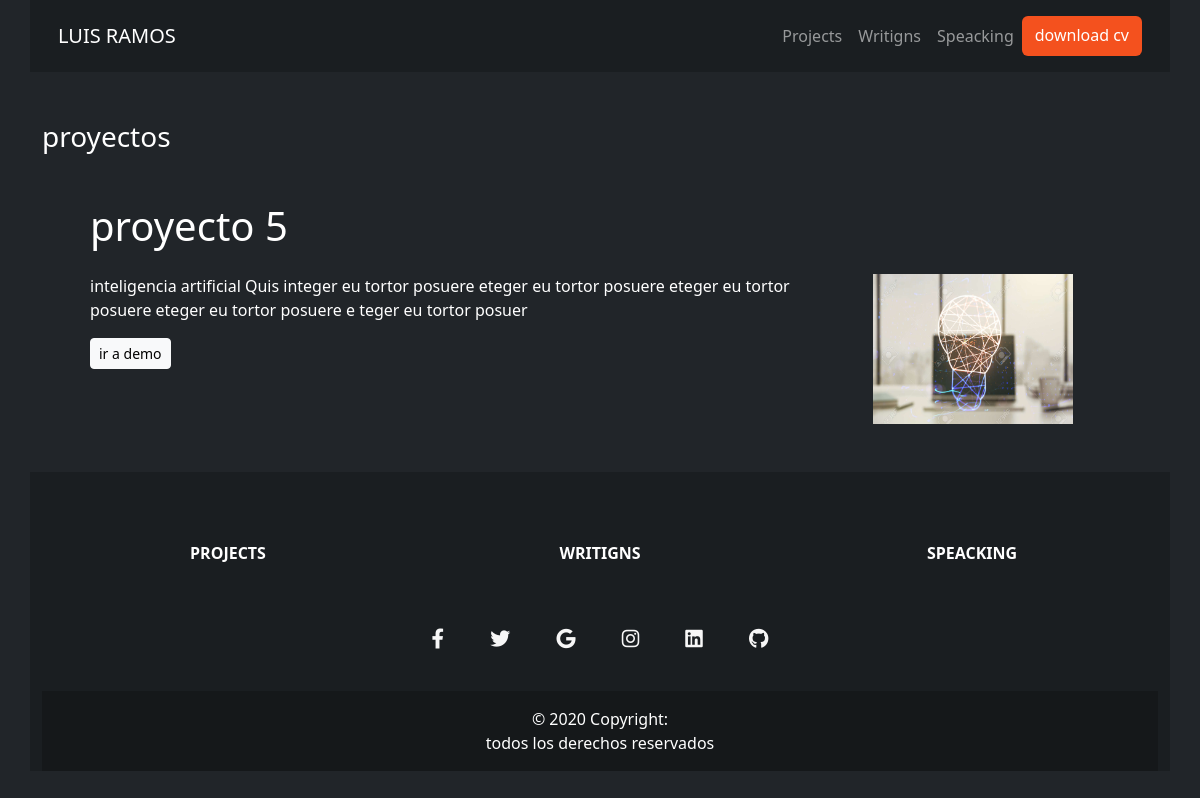
/projects/details/5, run on the app's committed database.
### projects/models.py (models this page shows)
class Project(models.Model):
    title = models.CharField(max_length=150)
    description = models.CharField(max_length=300)
    image = models.ImageField(upload_to="projects/")
    url = models.URLField(blank=True)

### projects/views.py (the view)
# urls.py: path('details/<int:id>', details, name='details'),
def details(request, id):
  myproject = get_object_or_404(Project, id=id)
  return render(request, 'details.html', {'myproject': myproject})

### projects/templates/details.html (shortened to what this page needs)
{% extends "master.html" %}
{% block content %}
<section class="container">
  <h3 class="my-5">proyectos </h3>
  <article class="row my-5 px-5">
    <h1 class="mb-4">{{ myproject.title }} </h1>
    <div class="col-md-9 col-sm-12 mb-4">
      <p>{{ myproject.description }}</p>
      <a href="{{myproject.url}}" class="btn btn-light btn-sm" target="_blank">ir a demo </a>
    </div>
    <div class="col-md-3 col-sm-12">
      <img src="{{myproject.image.url}}" alt="hjh" width="200" height="150" >
    </div>
  </article>
</section>
{% endblock %}

### projects/static/main_stilos.css (style rules this page uses)
body { background-color: #202020; }

### data on the page
Project: title "proyecto 5", description "inteligencia artificial Quis integer eu tortor posuere eteger eu tortor posuere eteger eu tortor posuere eteger eu tortor posuere e teger eu tortor posuer", image (picture)
